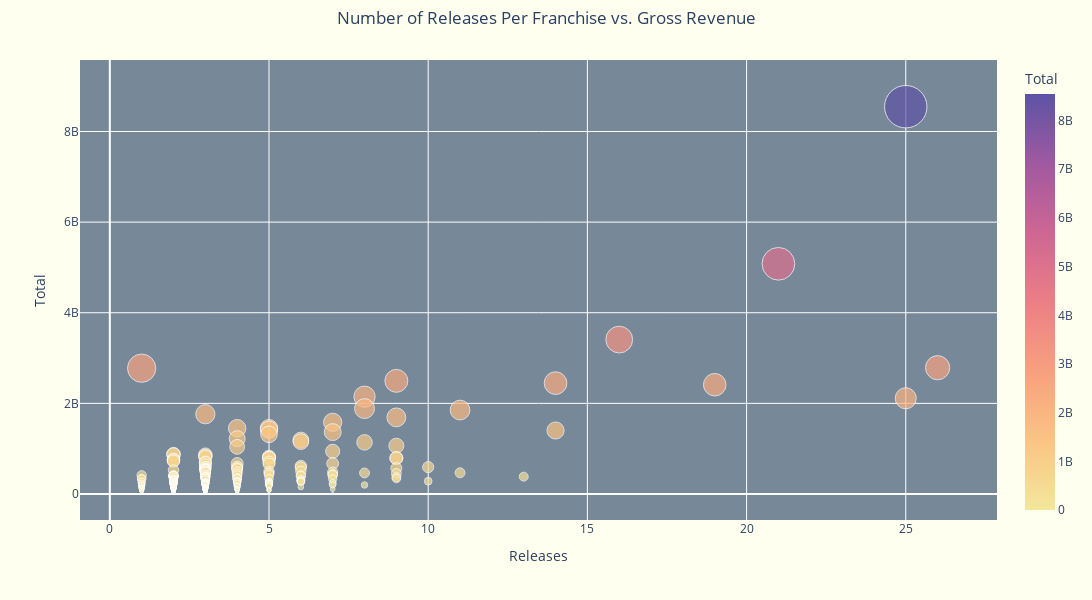

The cell this chart's notebook holds for it:
### Code cell
fig = px.scatter(franchise, 
                 x='Releases', 
                 y="Total",
	             color='Total', 
                 size='Total', 
                 color_continuous_scale=px.colors.sequential.Sunset,
                 hover_name="Franchise", 
                 size_max=30)
# fig.add_trace(go.Scatter(x=[1], y=[2776345279], mode="markers"), size=10)
fig2 = px.scatter(one, 
                  x='count', 
                  y='worldwide_gross',
                  color='worldwide_gross', 
                  hover_name='movie', 
                  size='worldwide_gross')
fig.add_trace(fig2.data[0])
fig.update_layout(title=dict(text='Number of Releases Per Franchise vs. Gross Revenue', 
                             y=0.98,x=0.5, 
                             xanchor='center', 
                             yanchor='auto'),
                  plot_bgcolor='lightslategrey',
                  paper_bgcolor='ivory', 
                  width=1200, 
                  height=600)
fig.show()

### Figure 1 — Plotly figure (JSON) as saved in the notebook; plotly's stock layout.template omitted (floating-point values rounded to 4 significant figures; data arrays with more than 128 entries replaced by an {"elided": "..."} marker saying what was removed)
{"data": [{"hovertemplate": "<b>%{hovertext}</b><br><br>Releases=%{x}<br>Total=%{marker.color}<extra></extra>", "hovertext": {"elided": "288 str values"}, "legendgroup": "", "marker": {"color": {"elided": "288 int values"}, "coloraxis": "coloraxis", "size": {"elided": "288 int values"}, "sizemode": "area", "sizeref": 9496000.0, "symbol": "circle"}, "mode": "markers", "name": "", "orientation": "v", "showlegend": false, "type": "scatter", "x": {"elided": "288 int values"}, "xaxis": "x", "y": {"elided": "288 int values"}, "yaxis": "y"}, {"hovertemplate": "<b>%{hovertext}</b><br><br>count=%{x}<br>worldwide_gross=%{marker.color}<extra></extra>", "hovertext": ["Avatar"], "legendgroup": "", "marker": {"color": [2776345279], "coloraxis": "coloraxis", "size": [2776345279], "sizemode": "area", "sizeref": 6941000.0, "symbol": "circle"}, "mode": "markers", "name": "", "orientation": "v", "showlegend": false, "type": "scatter", "x": [1], "xaxis": "x", "y": [2776345279], "yaxis": "y"}], "layout": {"coloraxis": {"colorbar": {"title": {"text": "Total"}}, "colorscale": [[0, "rgb(243, 231, 155)"], [0.1667, "rgb(250, 196, 132)"], [0.3333, "rgb(248, 160, 126)"], [0.5, "rgb(235, 127, 134)"], [0.6667, "rgb(206, 102, 147)"], [0.8333, "rgb(160, 89, 160)"], [1, "rgb(92, 83, 165)"]]}, "height": 600, "legend": {"itemsizing": "constant", "tracegroupgap": 0}, "margin": {"t": 60}, "paper_bgcolor": "ivory", "plot_bgcolor": "lightslategrey", "title": {"text": "Number of Releases Per Franchise vs. Gross Revenue", "x": 0.5, "xanchor": "center", "y": 0.98, "yanchor": "auto"}, "width": 1200, "xaxis": {"anchor": "y", "domain": [0, 1], "title": {"text": "Releases"}}, "yaxis": {"anchor": "x", "domain": [0, 1], "title": {"text": "Total"}}}}
